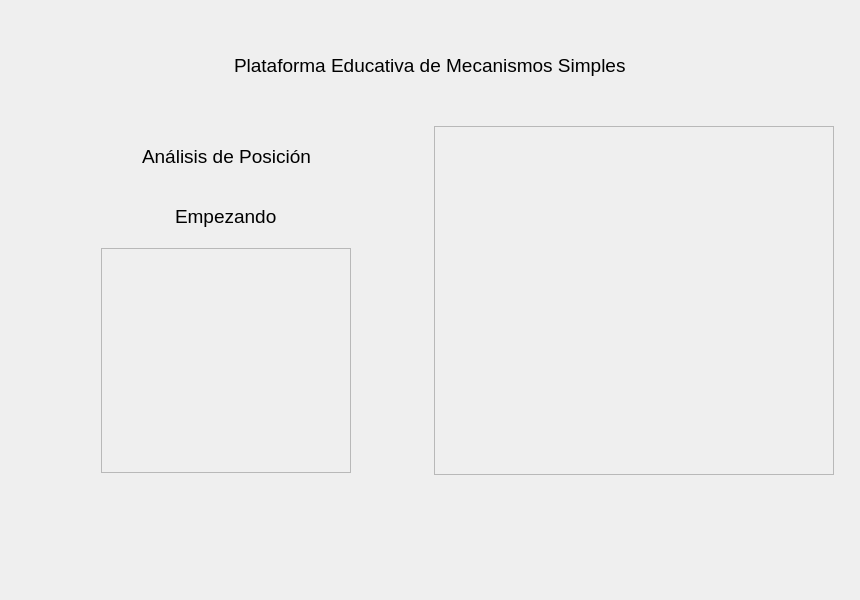
<?xml version="1.0" encoding="UTF-8"?>
<ui version="4.0">
 <class>MainPages</class>
 <widget class="QWidget" name="MainPages">
  <property name="geometry">
   <rect>
    <x>0</x>
    <y>0</y>
    <width>860</width>
    <height>600</height>
   </rect>
  </property>
  <property name="windowTitle">
   <string>Form</string>
  </property>
  <layout class="QVBoxLayout" name="main_pages_layout">
   <property name="spacing">
    <number>0</number>
   </property>
   <property name="leftMargin">
    <number>5</number>
   </property>
   <property name="topMargin">
    <number>5</number>
   </property>
   <property name="rightMargin">
    <number>5</number>
   </property>
   <property name="bottomMargin">
    <number>5</number>
   </property>
   <item>
    <widget class="QStackedWidget" name="pages">
     <property name="currentIndex">
      <number>0</number>
     </property>
     <widget class="QWidget" name="page_1">
      <property name="styleSheet">
       <string notr="true">font-size: 14pt</string>
      </property>
      <layout class="QVBoxLayout" name="page_1_layout">
       <property name="spacing">
        <number>20</number>
       </property>
       <property name="leftMargin">
        <number>20</number>
       </property>
       <property name="topMargin">
        <number>20</number>
       </property>
       <property name="rightMargin">
        <number>20</number>
       </property>
       <property name="bottomMargin">
        <number>20</number>
       </property>
       <item alignment="Qt::AlignHCenter|Qt::AlignVCenter">
        <widget class="QLabel" name="name_app">
         <property name="minimumSize">
          <size>
           <width>0</width>
           <height>80</height>
          </size>
         </property>
         <property name="maximumSize">
          <size>
           <width>16777215</width>
           <height>80</height>
          </size>
         </property>
         <property name="font">
          <font>
           <pointsize>24</pointsize>
           <italic>false</italic>
           <bold>false</bold>
          </font>
         </property>
         <property name="styleSheet">
          <string notr="true">font: 24pt &quot;Segoe UI&quot;;</string>
         </property>
         <property name="text">
          <string>Plataforma Educativa de Mecanismos Simples</string>
         </property>
        </widget>
       </item>
       <item>
        <layout class="QHBoxLayout" name="home_Layout">
         <property name="spacing">
          <number>5</number>
         </property>
         <property name="bottomMargin">
          <number>20</number>
         </property>
         <item>
          <layout class="QVBoxLayout" name="verticalLayout_2">
           <item alignment="Qt::AlignHCenter">
            <widget class="QLabel" name="Subtitle">
             <property name="minimumSize">
              <size>
               <width>0</width>
               <height>60</height>
              </size>
             </property>
             <property name="maximumSize">
              <size>
               <width>16777215</width>
               <height>60</height>
              </size>
             </property>
             <property name="font">
              <font>
               <pointsize>18</pointsize>
               <italic>false</italic>
               <bold>false</bold>
              </font>
             </property>
             <property name="styleSheet">
              <string notr="true">font: 18pt &quot;Segoe UI&quot;;</string>
             </property>
             <property name="text">
              <string>Análisis de Posición</string>
             </property>
            </widget>
           </item>
           <item alignment="Qt::AlignHCenter">
            <widget class="QLabel" name="label">
             <property name="minimumSize">
              <size>
               <width>0</width>
               <height>50</height>
              </size>
             </property>
             <property name="maximumSize">
              <size>
               <width>16777215</width>
               <height>50</height>
              </size>
             </property>
             <property name="styleSheet">
              <string notr="true">font: 14pt &quot;Segoe UI&quot;;</string>
             </property>
             <property name="text">
              <string>Empezando</string>
             </property>
            </widget>
           </item>
           <item alignment="Qt::AlignHCenter|Qt::AlignVCenter">
            <widget class="QFrame" name="frame_basics">
             <property name="minimumSize">
              <size>
               <width>250</width>
               <height>225</height>
              </size>
             </property>
             <property name="maximumSize">
              <size>
               <width>250</width>
               <height>225</height>
              </size>
             </property>
             <property name="frameShape">
              <enum>QFrame::StyledPanel</enum>
             </property>
             <property name="frameShadow">
              <enum>QFrame::Raised</enum>
             </property>
             <widget class="QWidget" name="layoutWidget">
              <property name="geometry">
               <rect>
                <x>0</x>
                <y>0</y>
                <width>241</width>
                <height>211</height>
               </rect>
              </property>
              <layout class="QVBoxLayout" name="btns_basics"/>
             </widget>
            </widget>
           </item>
          </layout>
         </item>
         <item alignment="Qt::AlignHCenter|Qt::AlignVCenter">
          <widget class="QFrame" name="frame_logo">
           <property name="minimumSize">
            <size>
             <width>400</width>
             <height>349</height>
            </size>
           </property>
           <property name="maximumSize">
            <size>
             <width>400</width>
             <height>349</height>
            </size>
           </property>
           <property name="frameShape">
            <enum>QFrame::StyledPanel</enum>
           </property>
           <property name="frameShadow">
            <enum>QFrame::Raised</enum>
           </property>
           <widget class="QWidget" name="layoutWidget">
            <property name="geometry">
             <rect>
              <x>5</x>
              <y>1</y>
              <width>381</width>
              <height>351</height>
             </rect>
            </property>
            <layout class="QVBoxLayout" name="logo_layout"/>
           </widget>
          </widget>
         </item>
        </layout>
       </item>
       <item>
        <widget class="QLabel" name="pie">
         <property name="minimumSize">
          <size>
           <width>0</width>
           <height>60</height>
          </size>
         </property>
         <property name="maximumSize">
          <size>
           <width>16777215</width>
           <height>60</height>
          </size>
         </property>
         <property name="text">
          <string/>
         </property>
        </widget>
       </item>
      </layout>
     </widget>
     <widget class="QWidget" name="page_2">
      <widget class="QLabel" name="label_2">
       <property name="geometry">
        <rect>
         <x>350</x>
         <y>250</y>
         <width>49</width>
         <height>16</height>
        </rect>
       </property>
       <property name="text">
        <string>pagina2</string>
       </property>
      </widget>
     </widget>
     <widget class="QWidget" name="page_3">
      <layout class="QVBoxLayout" name="page_3_layout">
       <property name="spacing">
        <number>5</number>
       </property>
       <property name="leftMargin">
        <number>5</number>
       </property>
       <property name="topMargin">
        <number>5</number>
       </property>
       <property name="rightMargin">
        <number>5</number>
       </property>
       <property name="bottomMargin">
        <number>5</number>
       </property>
       <item>
        <widget class="QScrollArea" name="scroll_area">
         <property name="styleSheet">
          <string notr="true">background: transparent;</string>
         </property>
         <property name="frameShape">
          <enum>QFrame::NoFrame</enum>
         </property>
         <property name="verticalScrollBarPolicy">
          <enum>Qt::ScrollBarAlwaysOff</enum>
         </property>
         <property name="horizontalScrollBarPolicy">
          <enum>Qt::ScrollBarAlwaysOff</enum>
         </property>
         <property name="widgetResizable">
          <bool>true</bool>
         </property>
         <widget class="QWidget" name="contents">
          <property name="geometry">
           <rect>
            <x>0</x>
            <y>0</y>
            <width>840</width>
            <height>580</height>
           </rect>
          </property>
          <property name="styleSheet">
           <string notr="true">background: transparent;</string>
          </property>
          <layout class="QVBoxLayout" name="verticalLayout">
           <property name="spacing">
            <number>15</number>
           </property>
           <property name="leftMargin">
            <number>5</number>
           </property>
           <property name="topMargin">
            <number>5</number>
           </property>
           <property name="rightMargin">
            <number>5</number>
           </property>
           <property name="bottomMargin">
            <number>5</number>
           </property>
           <item>
            <widget class="QLabel" name="title_label">
             <property name="maximumSize">
              <size>
               <width>16777215</width>
               <height>40</height>
              </size>
             </property>
             <property name="font">
              <font>
               <pointsize>16</pointsize>
              </font>
             </property>
             <property name="styleSheet">
              <string notr="true">font-size: 16pt</string>
             </property>
             <property name="text">
              <string>Custom Widgets Page</string>
             </property>
             <property name="alignment">
              <set>Qt::AlignCenter</set>
             </property>
            </widget>
           </item>
           <item>
            <widget class="QLabel" name="description_label">
             <property name="text">
              <string>Here will be all the custom widgets, they will be added over time on this page.
I will try to always record a new tutorial when adding a new Widget and updating the project on Patreon before launching on GitHub and GitHub after the public release.</string>
             </property>
             <property name="alignment">
              <set>Qt::AlignHCenter|Qt::AlignTop</set>
             </property>
             <property name="wordWrap">
              <bool>true</bool>
             </property>
            </widget>
           </item>
           <item>
            <layout class="QHBoxLayout" name="row_1_layout"/>
           </item>
           <item>
            <layout class="QHBoxLayout" name="row_2_layout"/>
           </item>
           <item>
            <layout class="QHBoxLayout" name="row_3_layout"/>
           </item>
           <item>
            <layout class="QVBoxLayout" name="row_4_layout"/>
           </item>
           <item>
            <layout class="QVBoxLayout" name="row_5_layout"/>
           </item>
          </layout>
         </widget>
        </widget>
       </item>
      </layout>
     </widget>
    </widget>
   </item>
  </layout>
 </widget>
 <resources/>
 <connections/>
</ui>
